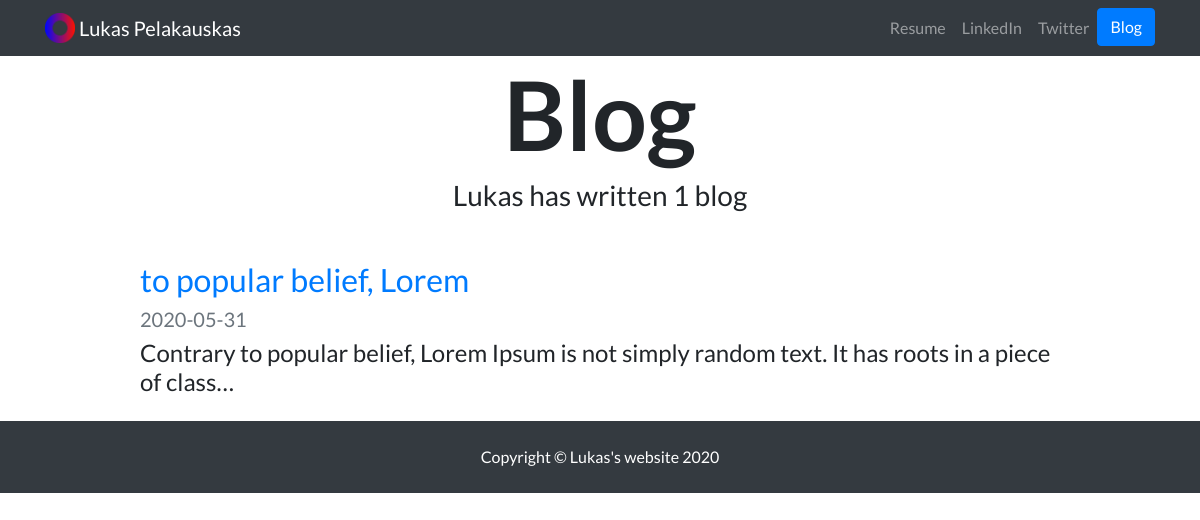
Screenshot of /blog/ with the database file from the repository.
### blog/models.py (models this page shows, shortened)
class Post(models.Model):
    title = models.CharField(max_length=200)
    image = models.ImageField(upload_to='blog/images/')
    content = models.TextField()
    date = models.DateField()

### blog/views.py (the view)
# urls.py: path('',views.all_blogs, name='all_blogs'),
def all_blogs(request):
    posts = Post.objects.order_by('-date')
    return render(request, 'blog/all_blogs.html', {'posts':posts})

### blog/templates/blog/all_blogs.html
{% extends "port/base.html" %}
{% load static %}
{% block content %}
<h1 id="blogtitle" class="font-weight-bold text-center">Blog</h1>
<h3 class="text-center mb-5">Lukas has written {{ posts.count }} blog{{ posts.count|pluralize }}</h3>
{% for post in posts %}
<div class="row justify-content-center my-3">
  <div class="col-md-10">
    <a href="{% url 'post:detail' post.id %}">
      <h2>{{ post.title }}</h2>
    </a>
    <h5 class="text-muted">{{ post.date|date:'Y-m-d' }}</h5>
    <h4>{{ post.content|striptags|truncatechars:100 }}</h4>
  </div>
</div>
{% endfor %}
{% endblock %}

### portfolio/static/portfolio/custom.css (style rules this page uses)
body { padding-top: 56px; font-family: 'Lato', sans-serif; }
#blogtitle { font-size: 6rem; }

### rows the page displays
Post: title "to popular belief, Lorem", date "2020-05-31", content "Contrary to popular belief, Lorem Ipsum is not simply random text. It has roots in a piece of class…"

### other values shown
{{ posts.count }} "1"
